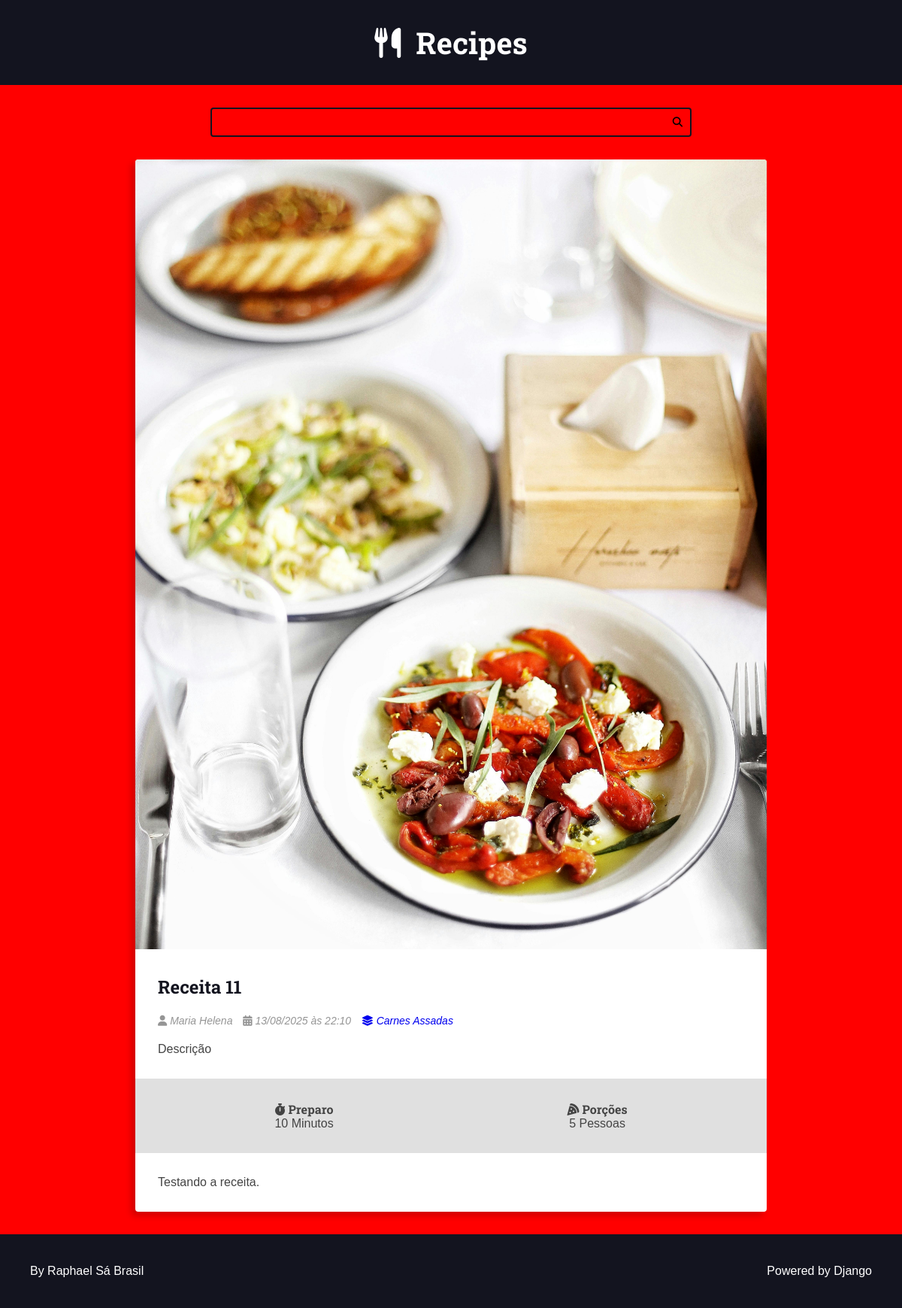
The page /recipes/11/ on the database its author committed.
### recipes/models.py (models this page shows, shortened)
class Recipe(models.Model):
    title = models.CharField(max_length=65)
    description = models.CharField(max_length=165)
    slug = models.SlugField(unique=True)
    preparation_time = models.IntegerField()
    preparation_time_unit = models.CharField(max_length=65)
    servings = models.IntegerField()
    servings_unit = models.CharField(max_length=65)
    preparation_steps = models.TextField()
    preparation_steps_is_html = models.BooleanField(default=False)
    created_at = models.DateTimeField(auto_now_add=True)
    updated_at = models.DateTimeField(auto_now=True)
    is_published = models.BooleanField(default=False)
    cover = models.ImageField(upload_to='recipes/covers/%Y/%m/%d', blank=True, default='')
    category = models.ForeignKey(
        Category, on_delete=models.SET_NULL, null=True, blank=True,
        default=None,
    )
    author = models.ForeignKey(
        User, on_delete=models.SET_NULL, null=True
    )

class Category(models.Model):
    name = models.CharField(max_length=65)

### recipes/views.py (the view)
# urls.py: path('recipes/<int:id>/', views.recipe, name="recipe"),
def recipe(request, id):
    recipe = get_object_or_404(Recipe, pk=id, is_published=True,)
    return render(request, 'recipes/pages/recipe-view.html', context={
        'recipe': recipe,
        'is_detail_page': True,
    })

### recipes/templates/recipes/pages/recipe-view.html (shortened to what this page needs)
{% extends "global/base.html" %}
{% block content %}
<div class="main-content main-content-detail container">
    {% include "recipes/partials/recipe.html" %}
</div>
{% endblock content %}

### recipes/templates/recipes/partials/recipe.html (shortened to what this page needs)
<div class="recipe recipe-list-item">
    {% if recipe.cover %}
        <div class="recipe-cover">
            <a href="{% url 'recipes:recipe' recipe.id %}">
                <img src="{{recipe.cover.url}}" alt="Temporário">
            </a>
        </div>
    {% endif %}
    <div class="recipe-title-container">
        <h2 class="recipe-title">
            <a href="{% url 'recipes:recipe' recipe.id %}">
                {{recipe.title}}
            </a>
        </h2>
    </div>
    <div class="recipe-author">
        {% if recipe.author is not None %}
            <span class="recipe-author-item">
                <i class="fas fa-user"></i>
                {% if recipe.author.first_name %}
                    {{recipe.author.first_name}} {{recipe.author.last_name}}
                {% else %}
                    {{recipe.author.username}}
                {% endif %}
            </span>
        {% endif %}
        <span class="recipe-author-item">
            <i class="fas fa-calendar-alt"></i>
            {{recipe.created_at|date:"d/m/Y"}} às {{recipe.created_at|date:"H:i"}}
        </span>
        {% if recipe.category is not None %}
            <span class="recipe-author-item">
                <a href="{% url 'recipes:category' recipe.category.id %}">
                    <i class="fas fa-layer-group"></i>
                    <span>{{recipe.category.name}}</span>
                </a>
            </span>
        {% endif %}
    </div>
    <div class="recipe-content">
        <p>{{recipe.description}}</p>
    </div>
    <div class="recipe-meta-container">
        <div class="recipe-meta recipe-preparation">
            <h3 class="recipe-meta-title"><i class="fas fa-stopwatch"></i> Preparo</h3>
            <div class="recipe-meta-text">
                {{recipe.preparation_time}} {{recipe.preparation_time_unit}}
            </div>
        </div>
        <div class="recipe-meta recipe-servings">
            <h3 class="recipe-meta-title"><i class="fas fa-pizza-slice"></i> Porções</h3>
            <div class="recipe-meta-text">
                {{recipe.servings}} {{recipe.servings_unit}}
            </div>
        </div>
    </div>
    {% if is_detail_page is True %}
        <div class="preparation-steps">
            {% if recipe.preparation_steps_is_html is True %}
                {{recipe.preparation_steps|safe}}
            {% else %}
                {{recipe.preparation_steps|linebreaksbr}}
            {% endif %}
        </div>
    {% endif %}
</div>

### recipes/static/recipes/css/styles.css (style rules this page uses)
:root { --color-primary: #269fe6; --color-primary-hover: #2086c2; --color-primary-dark: #13141f; --color-primary-dark-hover: #212336; --color-primary-light: #d4ecfa; --color-primary-light-hover: #bdd8e7; --color-white: #fff; --color-black: #000; --color-dark-text: #444; --color-info-light: #cce5ff; --color-debug-light: #cce5ff; --color-success-light: #d4edda; --color-alert-light: #fff3cd; --color-warning-light: #fff3cd; --color-error-light: #f8d7da; --color-info-dark: #4d86c4; --color-debug-dark: #4d86c4; --color-success-dark: #4a9c5d; --color-alert-dark: #927f40; --color-warning-dark: #927f40; --color-error-dark: #da525d; --color-gray-0: #f9f9f9; --color-gray-1: #e0e0e0; --color-gray-2: #c7c7c7; --color-gray-3: #aeaeae; --color-gray-4: #959595; --color-gray-5: #7d7d7d; --color-gray-6: #646464; --color-gray-7: #4b4b4b; --color-gray-8: #323232; --color-gray-9: #191919; --font-primary: sans-serif; --font-headings: 'Roboto Slab', serif; --spacing-gutter-medium: 3rem; --spacing-gutter-large: 4rem; }
* { padding: 0; margin: 0; box-sizing: border-box; }
html { font-size: 62.5%; }
body { font-size: 1.6rem; font-family: var(--font-primary); background: var(--color-gray-1); color: var(--color-dark-text); }
h1, h2, h3, h4, h5, h6 { font-family: var(--font-headings); }
.container { max-width: 144rem; margin: 0 auto; padding: var(--spacing-gutter-medium); }
.main-content { padding-top: 0; }
.recipe { background: var(--color-white); box-shadow: -5px 5px 10px rgba(0,0,0,.2); transform: scale(1); transition: all 300ms ease-in-out; border-radius: .4rem; overflow: hidden; }
.recipe img { max-width: 100%; }
.recipe-list-item { max-width: 64rem; height: fit-content; }
.recipe-title-container { padding: var(--spacing-gutter-medium); padding-bottom: 2rem; }
.recipe-title-container a { text-decoration: none; color: var(--color-primary-dark); }
.recipe-author { padding: 0 var(--spacing-gutter-medium); }
.recipe-content { padding: var(--spacing-gutter-medium); padding-top: 2rem; }
.recipe-author-item { color: var(--color-gray-4); margin-right: 1rem; font-style: italic; font-size: 1.4rem; }
.recipe-author a { color: var(-color-primary); transition: all 300ms ease-in-out; text-decoration: none; }
.recipe-meta-container { display: flex; flex-flow: row wrap; padding: var(--spacing-gutter-medium); background: var(--color-gray-1); }
.recipe-meta { display: flex; flex-flow: column nowrap; flex-shrink: 1; flex-grow: 1; text-align: center; }
.recipe-meta-title { font-size: 1.6rem; }
.main-content-detail .recipe-list-item { max-width: 84rem; margin: 0 auto; }
.preparation-steps { padding: var(--spacing-gutter-medium); }

### static/global/css/global-style.css (style rules this page uses)
body { background: red; }

### rows shown on the page
Recipe: cover (picture), title "Receita 11", author.first_name "Maria", author.last_name "Helena", created_at "13/08/2025", created_at "22:10", category.name "Carnes Assadas", description "Descrição", preparation_time "10", preparation_time_unit "Minutos", servings "5", servings_unit "Pessoas", preparation_steps "Testando a receita."
